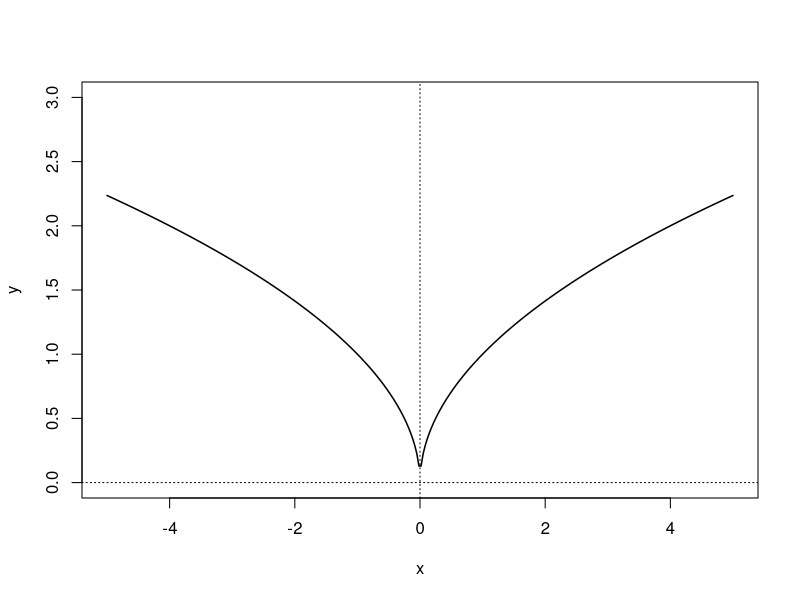
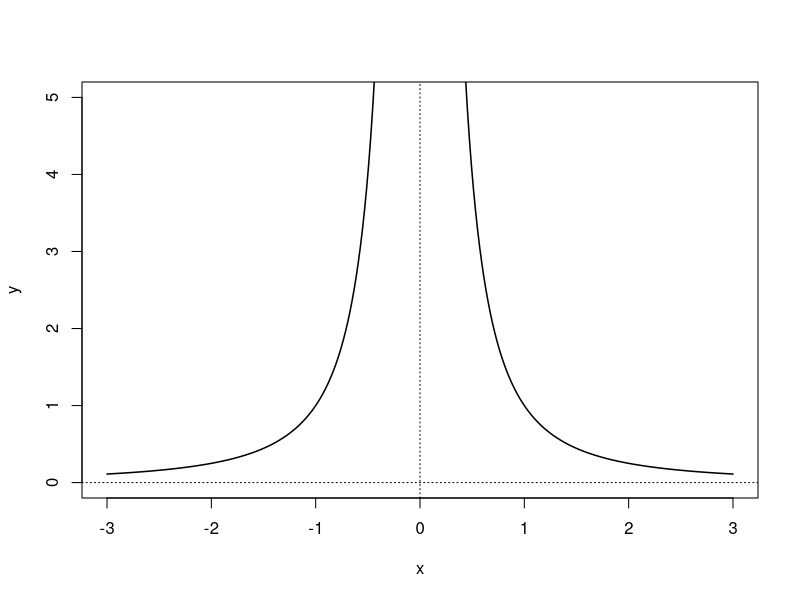
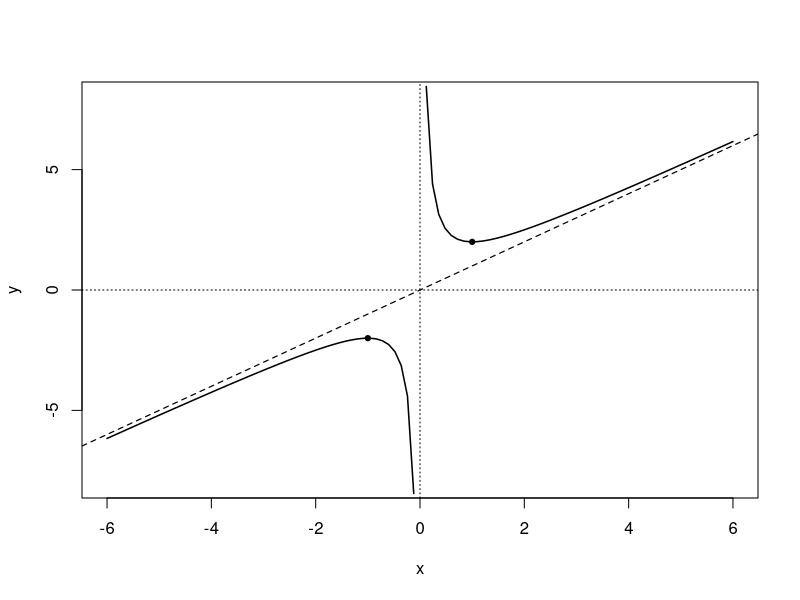

The R script that drew these images, in order:
setwd("C:/Users/18904/Github/senior-mathematics/codes")
if(!dir.exists("../figures"))dir.create("../figures")

# week11-1: y=sqrt(|x|)
draw1=function(){
  xs=seq(-5,5,length=300);ys=sqrt(abs(xs))
  plot(xs,ys,type="l",lwd=1.5,xlab="x",ylab="y",ylim=c(0,3))
  abline(h=0,v=0,lty=3)
}
cairo_pdf("../figures/week11-1.pdf",width=4,height=4,family="SimSun");draw1();dev.off()
svglite::svglite("../figures/week11-1.svg",width=4,height=4);draw1();dev.off()

# week11-2: f(x)=x^(-2)=1/x^2
draw2=function(){
  xs=seq(-3,3,length=300);ys=1/xs^2
  plot(xs,ys,type="l",lwd=1.5,xlab="x",ylab="y",ylim=c(0,5),xlim=c(-3,3))
  abline(h=0,v=0,lty=3)
}
cairo_pdf("../figures/week11-2.pdf",width=4,height=4,family="SimSun");draw2();dev.off()
svglite::svglite("../figures/week11-2.svg",width=4,height=4);draw2();dev.off()

# week11-3: y=x+1/x with dashed asymptote y=x
draw3=function(){
  curve(x+1/x,-6,6,lwd=1.5,xlab="x",ylab="y",ylim=c(-8,8))
  abline(h=0,v=0,lty=3)
  abline(a=0,b=1,lty=2,lwd=1.2)
  points(1,2,pch=19,cex=0.7);points(-1,-2,pch=19,cex=0.7)
}
cairo_pdf("../figures/week11-3.pdf",width=4,height=4,family="SimSun");draw3();dev.off()
svglite::svglite("../figures/week11-3.svg",width=4,height=4);draw3();dev.off()
